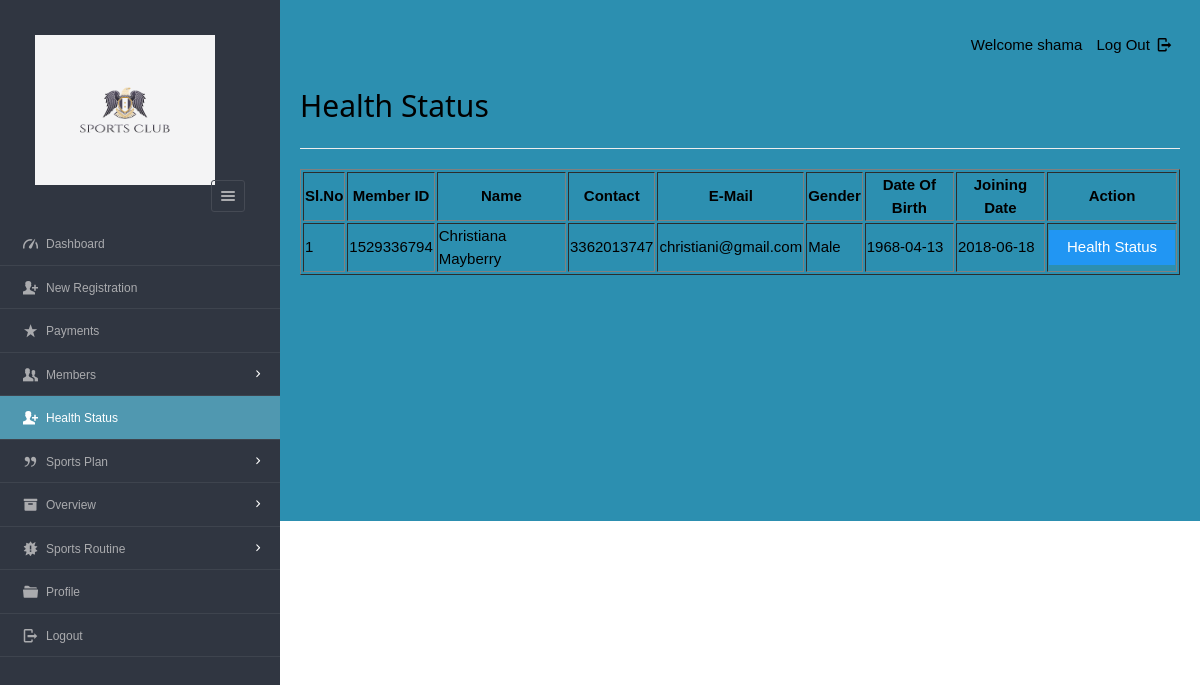
Page /dashboard/admin/new_health_status.php (signed in) on the committed database.
### tables this page shows
CREATE TABLE `enrolls_to` (
`et_id` int(5) NOT NULL AUTO_INCREMENT,
`pid` varchar(8) ,
`uid` varchar(20),
`paid_date` varchar(15),
`expire` varchar(15),
`renewal` varchar(15),
PRIMARY KEY (`et_id`) USING BTREE,
INDEX `user_ID`(`uid`) USING BTREE,
INDEX `plan_ID_idx`(`pid`) USING BTREE
);

CREATE TABLE `users`(
`userid` varchar(20),
`username` varchar(40),
`gender` varchar(8),
`mobile` varchar(20),
`email` varchar(20),
`dob` varchar(10),
`joining_date` varchar(10),
PRIMARY KEY (`userid`) USING BTREE,
UNIQUE INDEX `email`(`email`) USING BTREE,
INDEX `userid`(`userid`) USING BTREE
);

### dashboard/admin/new_health_status.php (the view, shortened to what this page needs)
<?php
require '../../include/db_conn.php';
?>
<!DOCTYPE html>
<html lang="en">
<head>
    <link rel="stylesheet" href="../../css/style.css" id="style-resource-5">
    <link rel="stylesheet" href="../../css/dashMain.css">
    <link rel="stylesheet" type="text/css" href="../../css/entypo.css">
    <link href="a1style.css" rel="stylesheet" type="text/css">
</head>
<body class="page-body  page-fade" onload="collapseSidebar()">
    <div class="page-container sidebar-collapsed" id="navbarcollapse">
        <div class="sidebar-menu">
            <header class="logo-env">
                <div class="logo">
                    <a href="main.php">
                        <img src="logo1.png" alt="" width="192" height="80" />
                    </a>
                </div>
                <div class="sidebar-collapse" onclick="collapseSidebar()">
                    <a href="#"
                        class="sidebar-collapse-icon with-animation">
                        <i class="entypo-menu"></i>
                    </a>
                </div>
            </header>
            <?php include('nav.php'); ?>
        </div>
        <div class="main-content">
            <div class="row">
                <div class="col-md-6 col-sm-8 clearfix">
                </div>
                <div class="col-md-6 col-sm-4 clearfix hidden-xs">
                    <ul class="list-inline links-list pull-right">
                        <li>Welcome
                            <?php echo $_SESSION['full_name']; ?>
                        </li>
                        <li>
                            <a href="logout.php">
                                Log Out <i class="entypo-logout right"></i>
                            </a>
                        </li>
                    </ul>
                </div>
            </div>
            <h2>Health Status</h2>
            <hr />
            <table class="table table-bordered datatable" id="table-1" border=1>
                <thead>
                    <tr>
                        <h2>
                            <th>Sl.No</th>
                            <th>Member ID</th>
                            <th>Name</th>
                            <th>Contact</th>
                            <th>E-Mail</th>
                            <th>Gender</th>
                            <th>Date Of Birth</th>
                            <th>Joining Date</th>
                            <th>Action</th>
                        </h2>
                    </tr>
                </thead>
                <tbody>
                    <?php
                    $query = "select * from users ORDER BY joining_date";
                    $result = mysqli_query($con, $query);
                    $sno = 1;
                    if (mysqli_affected_rows($con) != 0) {
                        while ($row = mysqli_fetch_array($result, MYSQLI_ASSOC)) {
                            $uid = $row['userid'];
                            $query1 = "select * from enrolls_to WHERE uid='$uid' AND renewal='yes'";
                            $result1 = mysqli_query($con, $query1);
                            if (mysqli_affected_rows($con) == 1) {
                                while ($row1 = mysqli_fetch_array($result1, MYSQLI_ASSOC)) {
                                    echo "<tr><td>" . $sno . "</td>";
                                    echo "<td>" . $row['userid'] . "</td>";
                                    echo "<td>" . $row['username'] . "</td>";
                                    echo "<td>" . $row['mobile'] . "</td>";
                                    echo "<td>" . $row['email'] . "</td>";
                                    echo "<td>" . $row['gender'] . "</td>";
                                    echo "<td>" . $row['dob'] . "</td>";
                                    echo "<td>" . $row['joining_date'] . "</td>";
                                    $uname = $row['username'];
                                    $udob = $row['dob'];
                                    $ujoing = $row['joining_date'];
                                    $ugender = $row['gender'];
                                    $sno++;
                                    echo "<td><form action='health_status_entry.php' method='post'><input type='hidden' name='uid' value='" . $uid . "'/>
							                <input type='hidden' name='uname' value='" . $uname . "'/>
							                <input type='hidden' name='udob' value='" . $udob . "'/>
							                <input type='hidden' name='ujoin' value='" . $ujoing . "'/>
							                <input type='hidden' name='ugender' value='" . $ugender . "'/><input type='submit' class='a1-btn a1-blue' id='button1' value='Health Status' class='btn btn-info'/></form></td></tr>";
                                }
                            }
                        }
                    }
                    ?>
                </tbody>
            </table>
            <footer><img src="bk.png" width="100%" height="100%">
            </footer>
            <footer><img src="bk.png" width="100%" height="100%">
            </footer>
        </div>
</body>
</html>

### css/style.css (style rules this page uses)
html { font-size: 62.5%; font-family: sans-serif; }
div { display: block; }
body { font-family: "Noto Sans", sans-serif, "Helvetica Neue", Helvetica, Arial, sans-serif; font-size: 12px; line-height: 1.428571429; display: block; margin: 0; }
*, *:before, *:after { box-sizing: border-box; }
a { text-decoration: none; background: transparent; }
img { vertical-align: middle; }
img { border: 0; }
.logo img { width: 220px; height: 200px; }
input, button, select, textarea { font-family: inherit; font-size: inherit; line-height: inherit; }
button, input { line-height: normal; }
button, input, select, textarea { font-family: inherit; font-size: 100%; margin: 0; }
input { background-color: white; cursor: text; padding: 1px; border-width: 2px; border-style: inset; border-color: initial; border-image: initial; }
input, textarea, select, button { text-rendering: auto; color: initial; letter-spacing: normal; word-spacing: normal; text-transform: none; text-indent: 0px; text-shadow: none; display: inline-block; text-align: start; margin: 0em; font: 400 13.3333px Arial; }
button, html input[type="button"], input[type="reset"], input[type="submit"] { cursor: pointer; }
a { color: #373e4a; text-decoration: none; }
a { background: transparent; }
a { color: #373e4a; }
.page-container { position: relative; padding-left: 280px; }
.page-container .sidebar-menu { position: absolute; width: 280px; top: 0; left: 0; bottom: 0; background: #303641; color: #aaabae; z-index: 1; min-height: 796px; box-sizing: border-box; }
.page-container .sidebar-menu .logo-env { width: 100%; padding: 35px; padding-bottom: 10px; box-sizing: border-box; }
.page-container .sidebar-menu .logo-env:before, .page-container .sidebar-menu .logo-env:after { content: " "; display: table; }
.page-container .sidebar-menu .logo-env > div { display: block; vertical-align: middle; white-space: nowrap; float: left; }
.page-container .sidebar-menu .logo-env > div > a { display: inline-block; color: #aaabae; }
.page-container .sidebar-menu .logo-env > div.sidebar-collapse, .page-container .sidebar-menu .logo-env > div.sidebar-mobile-menu { position: relative; float: right; }
.page-container .sidebar-menu .logo-env > div.sidebar-collapse a, .page-container .sidebar-menu .logo-env > div.sidebar-mobile-menu a { display: inline-block; border: 1px solid #454a54; text-align: center; padding: 0; line-height: 1; font-size: 20px; font-weight: 300; padding: 5px 2px; background-clip: padding-box; border-radius: 3px; transition: all 200ms ease-in-out; }
.page-container .sidebar-menu .logo-env .logo img { width: 180px; height: 150px; }
.page-container .sidebar-menu .logo-env:after { clear: both; }
ul, ol { margin-top: 0; margin-bottom: 8.5px; }
ul, menu, dir { display: block; list-style-type: disc; }
li { display: list-item; }
i, cite, em, var, address, dfn { font-style: italic; }

### css/entypo.css (style rules this page uses)
[class^="entypo-"]:before, [class*=" entypo-"]:before { font-family: "entypo"; font-style: normal; font-weight: normal; speak: none; display: inline-block; text-decoration: inherit; width: 1em; margin-right: .2em; text-align: center; font-variant: normal; text-transform: none; line-height: 1em; margin-left: .2em; }
.entypo-menu:before { content: '\e811'; }
.entypo-logout:before { content: '\e85d'; }

### dashboard/admin/new_health_status.php (style rules this page uses)
#button1 { width: 126px; }

### rows in the picture
users: userid "1529336794", username "Christiana Mayberry", mobile "3362013747", email "christiani@gmail.com", gender "Male", dob "1968-04-13", joining_date "2018-06-18"

### other values in the picture
$_SESSION['full_name'] "shama"
